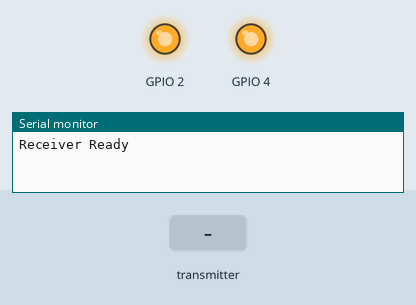
The sketch below on a simulated ESP32. Parts: output pins drawn as LEDs (lit = HIGH), the last lines printed to the serial monitor. The inputs (shaded band) are chosen by the test bench.

Above: at 1.2 s.
1.3 s: the transmitter starts sending state = 0
At 1.9 s:
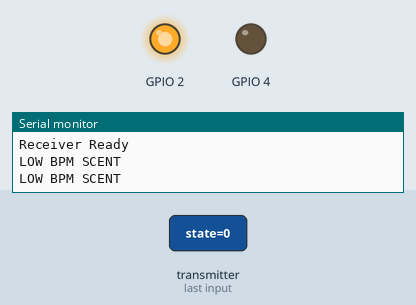
2.8 s: the transmitter starts sending state = 1
At 4.2 s:
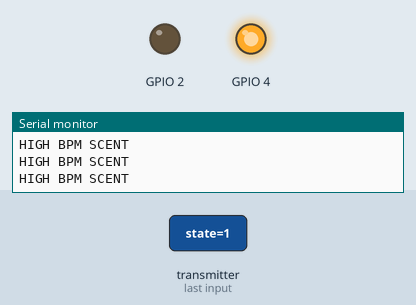
Timing chart, 0 to 5.8 s (numbered marks = the images above; inputs shaded):
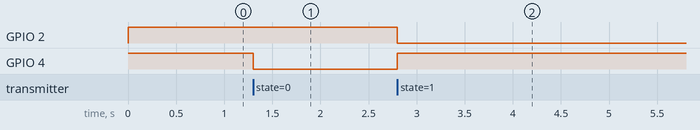

Measured:
- after the input at 1.3 s, GPIO 4: HIGH → LOW at once
- after the input at 2.8 s, GPIO 2: HIGH → LOW at once; GPIO 4: LOW → HIGH at once

The sketch:

Receiver_ESP.ino
```cpp
#include <esp_now.h>
#include <WiFi.h>

typedef struct {
  int state;
} Message;

Message incoming;

void onReceive(
  const esp_now_recv_info_t *info,
  const uint8_t *data,
  int len) {

  memcpy(&incoming, data, sizeof(incoming));

  if (incoming.state == 0) {

    // BPM < 100
    digitalWrite(4, LOW);   // Relay 1 ON
    digitalWrite(2, HIGH);  // Relay 2 OFF

    Serial.println("LOW BPM SCENT");
  }

  else {

    // BPM > 100
    digitalWrite(4, HIGH);  // Relay 1 OFF
    digitalWrite(2, LOW);   // Relay 2 ON

    Serial.println("HIGH BPM SCENT");
  }
}

void setup() {

  Serial.begin(115200);

  pinMode(4, OUTPUT);
  pinMode(2, OUTPUT);

  digitalWrite(4, HIGH);
  digitalWrite(2, HIGH);

  WiFi.mode(WIFI_STA);

  if (esp_now_init() != ESP_OK) {
    Serial.println("ESP-NOW Init Failed");
    return;
  }

  esp_now_register_recv_cb(onReceive);

  Serial.println("Receiver Ready");
}

void loop() {}
```
